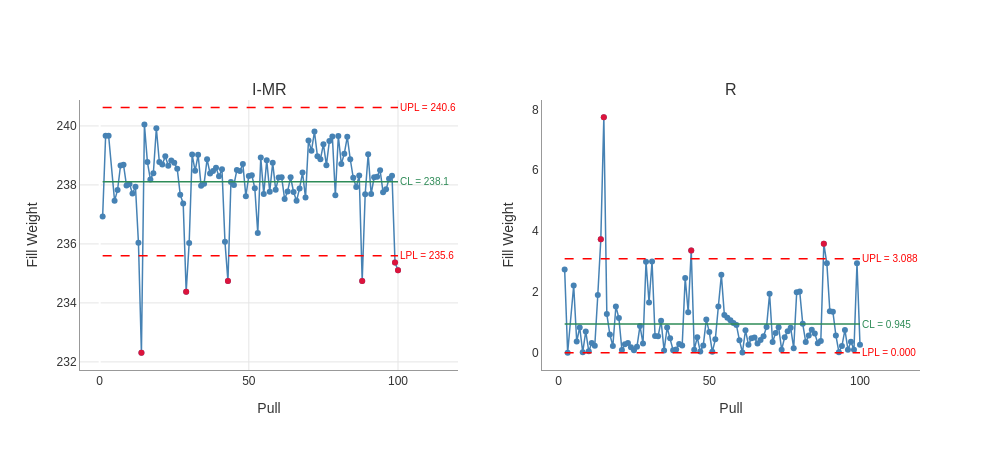

Notebook code for this chart:
### Markdown cell above
### Example: Drill Down into a Specific Combination

You can easily access and plot any specific combination:

### Code cell
# Example: Plot just Lane 1, Phase 1
print("Drilling down into Lane 1, Phase 1:")
print(f"Available chart keys: {result_imr.all_charts}")
print(f"Available strata keys: {result_imr.strata}")
print(f"\nAccessing chart: '1_1'")
result_1_1 = result_imr.focus('1_1')
result_1_1.plot().show()
# Get data for Lane 1, Phase 1 using new API
#lane1_phase1_data = result_imr.get_chart('1_1')
#lane1_phase1_stats = result_imr.get_statistics('1_1')
#print(f"Observations: {len(lane1_phase1_data)}")
#print(f"Center: {lane1_phase1_stats['center']:.3f}")
#print(f"Control Limits: [{lane1_phase1_stats['lpl']:.3f}, {lane1_phase1_stats['upl']:.3f}]")

# Plot single chart
#result_imr.plot(chart='1_1').show()

### Figure 1 — Plotly figure (JSON) as saved in the notebook; plotly's stock layout.template omitted (floating-point values rounded to 4 significant figures)
{"data": [{"hovertemplate": "%{x}<br>%{y:.3f}<extra></extra>", "line": {"color": "steelblue", "width": 1.5}, "marker": {"color": "steelblue", "size": 6}, "mode": "lines+markers", "name": "Imr", "showlegend": false, "type": "scatter", "x": [1, 2, 3, 5, 6, 7, 8, 9, 10, 11, 12, 13, 14, 15, 16, 17, 18, 19, 20, 21, 22, 23, 24, 25, 26, 27, 28, 29, 30, 31, 32, 33, 34, 35, 36, 37, 38, 39, 40, 41, 42, 43, 44, 45, 46, 47, 48, 49, 50, 51, 52, 53, 54, 55, 56, 57, 58, 59, 60, 61, 62, 63, 64, 65, 66, 67, 68, 69, 70, 71, 72, 73, 74, 75, 76, 77, 78, 79, 80, 81, 82, 83, 84, 85, 86, 87, 88, 89, 90, 91, 92, 93, 94, 95, 96, 97, 98, 99, 100], "xaxis": "x", "y": [236.9, 239.7, 239.7, 237.5, 237.8, 238.7, 238.7, 238.0, 238.0, 237.7, 237.9, 236.0, 232.3, 240.1, 238.8, 238.2, 238.4, 239.9, 238.8, 238.7, 239.0, 238.7, 238.8, 238.8, 238.6, 237.7, 237.4, 234.4, 236.0, 239.0, 238.5, 239.0, 238.0, 238.0, 238.9, 238.4, 238.5, 238.6, 238.3, 238.5, 236.1, 234.7, 238.1, 238.0, 238.5, 238.5, 238.7, 237.6, 238.3, 238.3, 237.9, 236.4, 238.9, 237.7, 238.8, 237.8, 238.8, 237.8, 238.2, 238.3, 237.5, 237.8, 238.3, 237.8, 237.5, 237.9, 238.4, 237.6, 239.5, 239.2, 239.8, 239.0, 238.9, 239.4, 238.7, 239.5, 239.6, 237.7, 239.7, 238.7, 239.1, 239.6, 238.9, 238.2, 237.9, 238.3, 234.7, 237.7, 239.0, 237.7, 238.3, 238.3, 238.5, 237.8, 237.8, 238.2, 238.3, 235.4, 235.1], "yaxis": "y"}, {"hovertemplate": "Signal<br>%{x}<br>%{y:.3f}<extra></extra>", "marker": {"color": "#DC143C", "size": 6, "symbol": "circle"}, "mode": "markers", "showlegend": false, "type": "scatter", "x": [14, 29, 43, 88, 99, 100], "xaxis": "x", "y": [232.3, 234.4, 234.7, 234.7, 235.4, 235.1], "yaxis": "y"}, {"hovertemplate": "%{x}<br>%{y:.3f}<extra></extra>", "line": {"color": "steelblue", "width": 1.5}, "marker": {"color": "steelblue", "size": 6}, "mode": "lines+markers", "name": "R", "showlegend": false, "type": "scatter", "x": [2, 3, 5, 6, 7, 8, 9, 10, 11, 12, 13, 14, 15, 16, 17, 18, 19, 20, 21, 22, 23, 24, 25, 26, 27, 28, 29, 30, 31, 32, 33, 34, 35, 36, 37, 38, 39, 40, 41, 42, 43, 44, 45, 46, 47, 48, 49, 50, 51, 52, 53, 54, 55, 56, 57, 58, 59, 60, 61, 62, 63, 64, 65, 66, 67, 68, 69, 70, 71, 72, 73, 74, 75, 76, 77, 78, 79, 80, 81, 82, 83, 84, 85, 86, 87, 88, 89, 90, 91, 92, 93, 94, 95, 96, 97, 98, 99, 100], "xaxis": "x2", "y": [2.74, 0.0, 2.21, 0.37, 0.83, 0.02, 0.7, 0.05, 0.32, 0.23, 1.9, 3.73, 7.74, 1.27, 0.6, 0.22, 1.52, 1.14, 0.09, 0.28, 0.32, 0.18, 0.08, 0.2, 0.88, 0.3, 2.99, 1.65, 3.0, 0.55, 0.54, 1.05, 0.07, 0.83, 0.48, 0.08, 0.11, 0.29, 0.24, 2.46, 1.33, 3.36, 0.1, 0.51, 0.04, 0.24, 1.09, 0.68, 0.03, 0.44, 1.52, 2.56, 1.24, 1.15, 1.07, 0.98, 0.91, 0.41, 0.01, 0.74, 0.26, 0.48, 0.5, 0.3, 0.42, 0.54, 0.85, 1.94, 0.35, 0.65, 0.84, 0.1, 0.51, 0.71, 0.82, 0.15, 1.99, 2.01, 0.95, 0.35, 0.57, 0.76, 0.63, 0.31, 0.39, 3.58, 2.94, 1.36, 1.35, 0.57, 0.02, 0.22, 0.75, 0.1, 0.36, 0.1, 2.94, 0.26], "yaxis": "y2"}, {"hovertemplate": "Signal<br>%{x}<br>%{y:.3f}<extra></extra>", "marker": {"color": "#DC143C", "size": 6, "symbol": "circle"}, "mode": "markers", "showlegend": false, "type": "scatter", "x": [14, 15, 44, 88], "xaxis": "x2", "y": [3.73, 7.74, 3.36, 3.58], "yaxis": "y2"}], "layout": {"annotations": [{"font": {"size": 16}, "showarrow": false, "text": "I-MR", "x": 0.225, "xanchor": "center", "xref": "paper", "y": 1, "yanchor": "bottom", "yref": "paper"}, {"font": {"size": 16}, "showarrow": false, "text": "R", "x": 0.775, "xanchor": "center", "xref": "paper", "y": 1, "yanchor": "bottom", "yref": "paper"}, {"font": {"color": "red", "size": 10}, "showarrow": false, "text": "UPL = 240.6", "x": 100, "xanchor": "left", "xref": "x", "y": 240.6, "yref": "y"}, {"font": {"color": "red", "size": 10}, "showarrow": false, "text": "LPL = 235.6", "x": 100, "xanchor": "left", "xref": "x", "y": 235.6, "yref": "y"}, {"font": {"color": "#2E8B57", "size": 10}, "showarrow": false, "text": "CL = 238.1", "x": 100, "xanchor": "left", "xref": "x", "y": 238.1, "yref": "y"}, {"font": {"color": "red", "size": 10}, "showarrow": false, "text": "UPL = 3.088", "x": 100, "xanchor": "left", "xref": "x2", "y": 3.088, "yref": "y2"}, {"font": {"color": "red", "size": 10}, "showarrow": false, "text": "LPL = 0.000", "x": 100, "xanchor": "left", "xref": "x2", "y": 0, "yref": "y2"}, {"font": {"color": "#2E8B57", "size": 10}, "showarrow": false, "text": "CL = 0.945", "x": 100, "xanchor": "left", "xref": "x2", "y": 0.945, "yref": "y2"}], "font": {"color": "#333333", "family": "Arial, sans-serif", "size": 12}, "height": 450, "hovermode": "closest", "paper_bgcolor": "white", "plot_bgcolor": "white", "shapes": [{"line": {"color": "red", "dash": "dash", "width": 1.5}, "type": "line", "x0": 1, "x1": 100, "xref": "x", "y0": 240.6, "y1": 240.6, "yref": "y"}, {"line": {"color": "red", "dash": "dash", "width": 1.5}, "type": "line", "x0": 1, "x1": 100, "xref": "x", "y0": 235.6, "y1": 235.6, "yref": "y"}, {"line": {"color": "#2E8B57", "width": 1.5}, "type": "line", "x0": 1, "x1": 100, "xref": "x", "y0": 238.1, "y1": 238.1, "yref": "y"}, {"line": {"color": "red", "dash": "dash", "width": 1.5}, "type": "line", "x0": 2, "x1": 100, "xref": "x2", "y0": 3.088, "y1": 3.088, "yref": "y2"}, {"line": {"color": "red", "dash": "dash", "width": 1.5}, "type": "line", "x0": 2, "x1": 100, "xref": "x2", "y0": 0, "y1": 0, "yref": "y2"}, {"line": {"color": "#2E8B57", "width": 1.5}, "type": "line", "x0": 2, "x1": 100, "xref": "x2", "y0": 0.945, "y1": 0.945, "yref": "y2"}], "title": {"font": {"color": "#222222", "size": 16}, "x": 0.5, "xanchor": "center"}, "width": 1000, "xaxis": {"anchor": "y", "domain": [0, 0.45], "gridcolor": "#E5E5E5", "gridwidth": 1, "linecolor": "#999999", "linewidth": 1, "showgrid": true, "showline": true, "title": {"text": "Pull"}}, "xaxis2": {"anchor": "y2", "domain": [0.55, 1], "linecolor": "#999999", "linewidth": 1, "showline": true, "title": {"text": "Pull"}}, "yaxis": {"anchor": "x", "domain": [0, 1], "gridcolor": "#E5E5E5", "gridwidth": 1, "linecolor": "#999999", "linewidth": 1, "showgrid": true, "showline": true, "title": {"text": "Fill Weight"}}, "yaxis2": {"anchor": "x2", "domain": [0, 1], "linecolor": "#999999", "linewidth": 1, "showline": true, "title": {"text": "Fill Weight"}}}}
